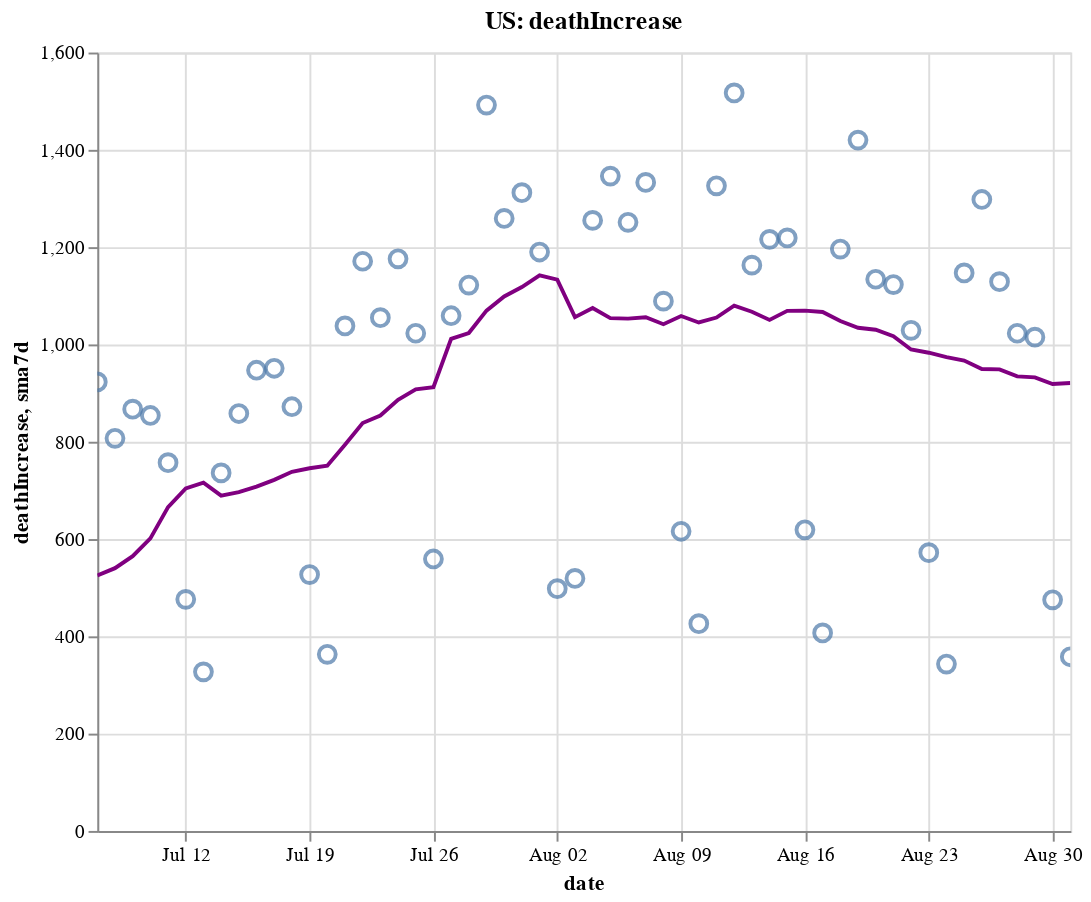

The cell this chart's notebook holds for it:
### Code cell
create_plot(us, 'deathIncrease')

### Figure 1 — Vega-Lite specification as saved in the notebook (floating-point values rounded to 4 significant figures)
{"config": {"view": {"continuousWidth": 400, "continuousHeight": 300}}, "layer": [{"layer": [{"mark": {"type": "point", "size": 75}, "encoding": {"tooltip": [{"type": "temporal", "field": "date"}, {"type": "quantitative", "field": "deathIncrease"}, {"type": "quantitative", "field": "sma7d"}], "x": {"type": "temporal", "field": "date"}, "y": {"type": "quantitative", "field": "deathIncrease"}}, "selection": {"selector006": {"type": "interval", "bind": "scales", "encodings": ["x", "y"]}}}, {"mark": {"type": "line", "color": "purple"}, "encoding": {"x": {"type": "temporal", "field": "date"}, "y": {"type": "quantitative", "field": "sma7d"}}}]}, {"mark": {"type": "rule", "color": "#aaa"}, "encoding": {"x": {"type": "temporal", "field": "date"}}, "transform": [{"filter": {"selection": "selector005"}}]}, {"mark": "circle", "encoding": {"opacity": {"condition": {"value": 1, "selection": "selector005"}, "value": 0}, "tooltip": [{"type": "temporal", "field": "date"}, {"type": "quantitative", "field": "deathIncrease"}, {"type": "quantitative", "field": "sma7d"}], "x": {"type": "temporal", "field": "date"}, "y": {"type": "quantitative", "field": "deathIncrease"}}, "selection": {"selector005": {"type": "single", "encodings": ["x"], "on": "mouseover", "nearest": true, "empty": "none"}}}, {"mark": {"type": "text", "align": "left", "dx": 5, "dy": -5, "stroke": "white", "strokeWidth": 2}, "encoding": {"text": {"type": "quantitative", "field": "deathIncrease"}, "tooltip": [{"type": "temporal", "field": "date"}, {"type": "quantitative", "field": "deathIncrease"}, {"type": "quantitative", "field": "sma7d"}], "x": {"type": "temporal", "field": "date"}, "y": {"type": "quantitative", "field": "deathIncrease"}}, "transform": [{"filter": {"selection": "selector005"}}]}, {"mark": {"type": "text", "align": "left", "dx": 5, "dy": -5}, "encoding": {"text": {"type": "quantitative", "field": "deathIncrease"}, "tooltip": [{"type": "temporal", "field": "date"}, {"type": "quantitative", "field": "deathIncrease"}, {"type": "quantitative", "field": "sma7d"}], "x": {"type": "temporal", "field": "date"}, "y": {"type": "quantitative", "field": "deathIncrease"}}, "transform": [{"filter": {"selection": "selector005"}}]}], "data": {"name": "data-2f09c5b55cd51ac4ff050ec3b7be9e42"}, "height": 400, "title": "US: deathIncrease", "width": 500, "$schema": "https://vega.github.io/schema/vega-lite/v4.8.1.json", "datasets": {"data-2f09c5b55cd51ac4ff050ec3b7be9e42": [{"date": "2020-07-07T00:00:00", "totalTestResultsIncrease": 638800.0, "positiveIncrease": 51730.0, "death": 123700.0, "deathIncrease": 923.0, "positiveRate": 0.081, "state": "US", "sma7d": 525.0}, {"date": "2020-07-08T00:00:00", "totalTestResultsIncrease": 643500.0, "positiveIncrease": 62670.0, "death": 124500.0, "deathIncrease": 807.0, "positiveRate": 0.097, "state": "US", "sma7d": 540.1}, {"date": "2020-07-09T00:00:00", "totalTestResultsIncrease": 709100.0, "positiveIncrease": 59160.0, "death": 125400.0, "deathIncrease": 867.0, "positiveRate": 0.083, "state": "US", "sma7d": 564.7}, {"date": "2020-07-10T00:00:00", "totalTestResultsIncrease": 814900.0, "positiveIncrease": 66850.0, "death": 126300.0, "deathIncrease": 854.0, "positiveRate": 0.082, "state": "US", "sma7d": 601.3}, {"date": "2020-07-11T00:00:00", "totalTestResultsIncrease": 707800.0, "positiveIncrease": 62900.0, "death": 127000.0, "deathIncrease": 757.0, "positiveRate": 0.089, "state": "US", "sma7d": 665.7}, {"date": "2020-07-12T00:00:00", "totalTestResultsIncrease": 769400.0, "positiveIncrease": 61310.0, "death": 127500.0, "deathIncrease": 476.0, "positiveRate": 0.08, "state": "US", "sma7d": 703.9}, {"date": "2020-07-13T00:00:00", "totalTestResultsIncrease": 691900.0, "positiveIncrease": 58100.0, "death": 127800.0, "deathIncrease": 327.0, "positiveRate": 0.084, "state": "US", "sma7d": 715.9}, {"date": "2020-07-14T00:00:00", "totalTestResultsIncrease": 770000.0, "positiveIncrease": 62730.0, "death": 128600.0, "deathIncrease": 736.0, "positiveRate": 0.081, "state": "US", "sma7d": 689.1}, {"date": "2020-07-15T00:00:00", "totalTestResultsIncrease": 773200.0, "positiveIncrease": 65800.0, "death": 129400.0, "deathIncrease": 858.0, "positiveRate": 0.085, "state": "US", "sma7d": 696.4}, {"date": "2020-07-16T00:00:00", "totalTestResultsIncrease": 832400.0, "positiveIncrease": 71040.0, "death": 130400.0, "deathIncrease": 947.0, "positiveRate": 0.085, "state": "US", "sma7d": 707.9}, {"date": "2020-07-17T00:00:00", "totalTestResultsIncrease": 839300.0, "positiveIncrease": 76840.0, "death": 131300.0, "deathIncrease": 951.0, "positiveRate": 0.092, "state": "US", "sma7d": 721.7}, {"date": "2020-07-18T00:00:00", "totalTestResultsIncrease": 763600.0, "positiveIncrease": 64950.0, "death": 132200.0, "deathIncrease": 872.0, "positiveRate": 0.085, "state": "US", "sma7d": 738.1}, {"date": "2020-07-19T00:00:00", "totalTestResultsIncrease": 786700.0, "positiveIncrease": 64260.0, "death": 132700.0, "deathIncrease": 527.0, "positiveRate": 0.082, "state": "US", "sma7d": 745.4}, {"date": "2020-07-20T00:00:00", "totalTestResultsIncrease": 712400.0, "positiveIncrease": 57040.0, "death": 133100.0, "deathIncrease": 363.0, "positiveRate": 0.08, "state": "US", "sma7d": 750.6}, {"date": "2020-07-21T00:00:00", "totalTestResultsIncrease": 754900.0, "positiveIncrease": 63930.0, "death": 134100.0, "deathIncrease": 1038.0, "positiveRate": 0.085, "state": "US", "sma7d": 793.7}, {"date": "2020-07-22T00:00:00", "totalTestResultsIncrease": 801600.0, "positiveIncrease": 69330.0, "death": 135300.0, "deathIncrease": 1171.0, "positiveRate": 0.086, "state": "US", "sma7d": 838.4}, {"date": "2020-07-23T00:00:00", "totalTestResultsIncrease": 845900.0, "positiveIncrease": 71550.0, "death": 136300.0, "deathIncrease": 1055.0, "positiveRate": 0.085, "state": "US", "sma7d": 853.9}, {"date": "2020-07-24T00:00:00", "totalTestResultsIncrease": 933600.0, "positiveIncrease": 75240.0, "death": 137500.0, "deathIncrease": 1176.0, "positiveRate": 0.081, "state": "US", "sma7d": 886.0}, {"date": "2020-07-25T00:00:00", "totalTestResultsIncrease": 791000.0, "positiveIncrease": 64740.0, "death": 138500.0, "deathIncrease": 1023.0, "positiveRate": 0.082, "state": "US", "sma7d": 907.6}, {"date": "2020-07-26T00:00:00", "totalTestResultsIncrease": 851100.0, "positiveIncrease": 61010.0, "death": 139100.0, "deathIncrease": 559.0, "positiveRate": 0.072, "state": "US", "sma7d": 912.1}, {"date": "2020-07-27T00:00:00", "totalTestResultsIncrease": 762700.0, "positiveIncrease": 55320.0, "death": 140200.0, "deathIncrease": 1059.0, "positiveRate": 0.073, "state": "US", "sma7d": 1012.0}, {"date": "2020-07-28T00:00:00", "totalTestResultsIncrease": 738100.0, "positiveIncrease": 56450.0, "death": 141300.0, "deathIncrease": 1122.0, "positiveRate": 0.076, "state": "US", "sma7d": 1024.0}, {"date": "2020-07-29T00:00:00", "totalTestResultsIncrease": 864500.0, "positiveIncrease": 66960.0, "death": 142800.0, "deathIncrease": 1492.0, "positiveRate": 0.077, "state": "US", "sma7d": 1069.0}, {"date": "2020-07-30T00:00:00", "totalTestResultsIncrease": 814700.0, "positiveIncrease": 69420.0, "death": 144000.0, "deathIncrease": 1259.0, "positiveRate": 0.085, "state": "US", "sma7d": 1099.0}, {"date": "2020-07-31T00:00:00", "totalTestResultsIncrease": 731900.0, "positiveIncrease": 67620.0, "death": 145400.0, "deathIncrease": 1312.0, "positiveRate": 0.092, "state": "US", "sma7d": 1118.0}, {"date": "2020-08-01T00:00:00", "totalTestResultsIncrease": 745700.0, "positiveIncrease": 61100.0, "death": 146500.0, "deathIncrease": 1190.0, "positiveRate": 0.082, "state": "US", "sma7d": 1142.0}, {"date": "2020-08-02T00:00:00", "totalTestResultsIncrease": 699500.0, "positiveIncrease": 46760.0, "death": 147000.0, "deathIncrease": 498.0, "positiveRate": 0.067, "state": "US", "sma7d": 1133.0}, {"date": "2020-08-03T00:00:00", "totalTestResultsIncrease": 745100.0, "positiveIncrease": 49770.0, "death": 147600.0, "deathIncrease": 519.0, "positiveRate": 0.067, "state": "US", "sma7d": 1056.0}, {"date": "2020-08-04T00:00:00", "totalTestResultsIncrease": 717100.0, "positiveIncrease": 51860.0, "death": 148800.0, "deathIncrease": 1255.0, "positiveRate": 0.072, "state": "US", "sma7d": 1075.0}, {"date": "2020-08-05T00:00:00", "totalTestResultsIncrease": 699600.0, "positiveIncrease": 52330.0, "death": 150200.0, "deathIncrease": 1346.0, "positiveRate": 0.075, "state": "US", "sma7d": 1054.0}, {"date": "2020-08-06T00:00:00", "totalTestResultsIncrease": 766600.0, "positiveIncrease": 54180.0, "death": 151400.0, "deathIncrease": 1251.0, "positiveRate": 0.071, "state": "US", "sma7d": 1053.0}, {"date": "2020-08-07T00:00:00", "totalTestResultsIncrease": 785400.0, "positiveIncrease": 61350.0, "death": 152700.0, "deathIncrease": 1333.0, "positiveRate": 0.078, "state": "US", "sma7d": 1056.0}, {"date": "2020-08-08T00:00:00", "totalTestResultsIncrease": 683400.0, "positiveIncrease": 53710.0, "death": 153800.0, "deathIncrease": 1089.0, "positiveRate": 0.079, "state": "US", "sma7d": 1042.0}, {"date": "2020-08-09T00:00:00", "totalTestResultsIncrease": 724000.0, "positiveIncrease": 50620.0, "death": 154400.0, "deathIncrease": 616.0, "positiveRate": 0.07, "state": "US", "sma7d": 1058.0}, {"date": "2020-08-10T00:00:00", "totalTestResultsIncrease": 740900.0, "positiveIncrease": 42090.0, "death": 154900.0, "deathIncrease": 426.0, "positiveRate": 0.057, "state": "US", "sma7d": 1045.0}, {"date": "2020-08-11T00:00:00", "totalTestResultsIncrease": 760000.0, "positiveIncrease": 55700.0, "death": 156200.0, "deathIncrease": 1326.0, "positiveRate": 0.073, "state": "US", "sma7d": 1055.0}, {"date": "2020-08-12T00:00:00", "totalTestResultsIncrease": 500200.0, "positiveIncrease": 56130.0, "death": 157700.0, "deathIncrease": 1517.0, "positiveRate": 0.112, "state": "US", "sma7d": 1080.0}, {"date": "2020-08-13T00:00:00", "totalTestResultsIncrease": 900300.0, "positiveIncrease": 51760.0, "death": 158900.0, "deathIncrease": 1163.0, "positiveRate": 0.057, "state": "US", "sma7d": 1067.0}, {"date": "2020-08-14T00:00:00", "totalTestResultsIncrease": 862300.0, "positiveIncrease": 55640.0, "death": 160100.0, "deathIncrease": 1216.0, "positiveRate": 0.065, "state": "US", "sma7d": 1050.0}, {"date": "2020-08-15T00:00:00", "totalTestResultsIncrease": 756700.0, "positiveIncrease": 56150.0, "death": 161300.0, "deathIncrease": 1219.0, "positiveRate": 0.074, "state": "US", "sma7d": 1069.0}, {"date": "2020-08-16T00:00:00", "totalTestResultsIncrease": 790400.0, "positiveIncrease": 42490.0, "death": 161900.0, "deathIncrease": 619.0, "positiveRate": 0.054, "state": "US", "sma7d": 1069.0}, {"date": "2020-08-17T00:00:00", "totalTestResultsIncrease": 670100.0, "positiveIncrease": 37880.0, "death": 162300.0, "deathIncrease": 407.0, "positiveRate": 0.057, "state": "US", "sma7d": 1067.0}, {"date": "2020-08-18T00:00:00", "totalTestResultsIncrease": 663600.0, "positiveIncrease": 40800.0, "death": 163500.0, "deathIncrease": 1196.0, "positiveRate": 0.061, "state": "US", "sma7d": 1048.0}, {"date": "2020-08-19T00:00:00", "totalTestResultsIncrease": 674000.0, "positiveIncrease": 44950.0, "death": 165000.0, "deathIncrease": 1420.0, "positiveRate": 0.067, "state": "US", "sma7d": 1034.0}, {"date": "2020-08-20T00:00:00", "totalTestResultsIncrease": 703300.0, "positiveIncrease": 43760.0, "death": 166100.0, "deathIncrease": 1134.0, "positiveRate": 0.062, "state": "US", "sma7d": 1030.0}, {"date": "2020-08-21T00:00:00", "totalTestResultsIncrease": 759100.0, "positiveIncrease": 46560.0, "death": 167200.0, "deathIncrease": 1123.0, "positiveRate": 0.061, "state": "US", "sma7d": 1017.0}, {"date": "2020-08-22T00:00:00", "totalTestResultsIncrease": 773800.0, "positiveIncrease": 46240.0, "death": 168200.0, "deathIncrease": 1029.0, "positiveRate": 0.06, "state": "US", "sma7d": 989.7}, {"date": "2020-08-23T00:00:00", "totalTestResultsIncrease": 629500.0, "positiveIncrease": 37570.0, "death": 168800.0, "deathIncrease": 572.0, "positiveRate": 0.06, "state": "US", "sma7d": 983.0}, {"date": "2020-08-24T00:00:00", "totalTestResultsIncrease": 692200.0, "positiveIncrease": 34640.0, "death": 169200.0, "deathIncrease": 343.0, "positiveRate": 0.05, "state": "US", "sma7d": 973.9}, {"date": "2020-08-25T00:00:00", "totalTestResultsIncrease": 645600.0, "positiveIncrease": 36370.0, "death": 170300.0, "deathIncrease": 1147.0, "positiveRate": 0.056, "state": "US", "sma7d": 966.9}, {"date": "2020-08-26T00:00:00", "totalTestResultsIncrease": 655000.0, "positiveIncrease": 43360.0, "death": 171600.0, "deathIncrease": 1298.0, "positiveRate": 0.066, "state": "US", "sma7d": 949.4}, {"date": "2020-08-27T00:00:00", "totalTestResultsIncrease": 751900.0, "positiveIncrease": 43980.0, "death": 172700.0, "deathIncrease": 1129.0, "positiveRate": 0.058, "state": "US", "sma7d": 948.7}, {"date": "2020-08-28T00:00:00", "totalTestResultsIncrease": 783200.0, "positiveIncrease": 46550.0, "death": 173800.0, "deathIncrease": 1023.0, "positiveRate": 0.059, "state": "US", "sma7d": 934.4}, {"date": "2020-08-29T00:00:00", "totalTestResultsIncrease": 775600.0, "positiveIncrease": 44500.0, "death": 174800.0, "deathIncrease": 1015.0, "positiveRate": 0.057, "state": "US", "sma7d": 932.4}, {"date": "2020-08-30T00:00:00", "totalTestResultsIncrease": 746500.0, "positiveIncrease": 39500.0, "death": 175200.0, "deathIncrease": 475.0, "positiveRate": 0.053, "state": "US", "sma7d": 918.6}, {"date": "2020-08-31T00:00:00", "totalTestResultsIncrease": 683800.0, "positiveIncrease": 31370.0, "death": 175600.0, "deathIncrease": 358.0, "positiveRate": 0.046, "state": "US", "sma7d": 920.7}]}}
